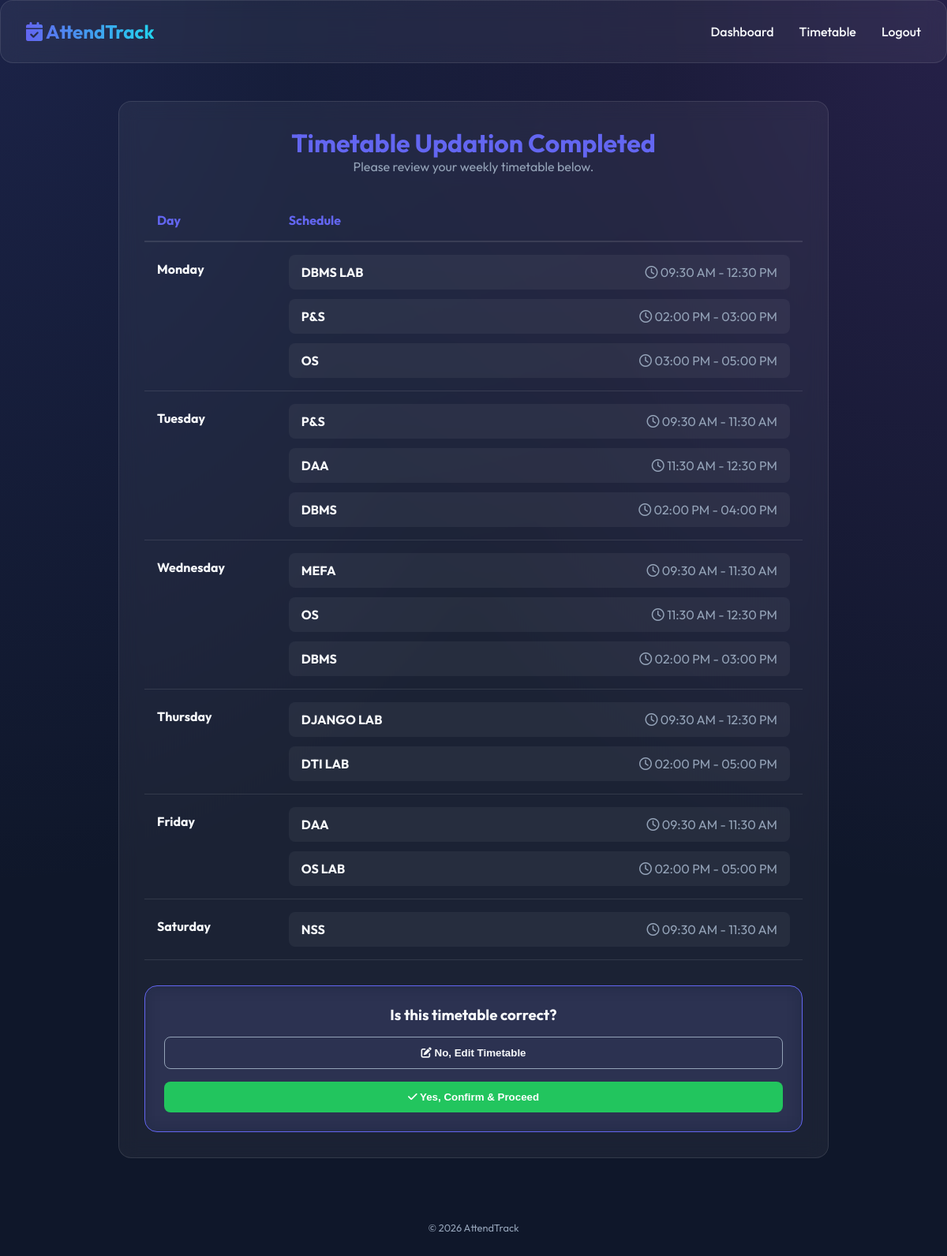
Screenshot of /timetable/summary/ (signed in) with the database file from the repository.
### attendance/models.py (models this page shows, shortened)
class Timetable(models.Model):
    DAYS = [
        ('Monday', 'Monday'),
        ('Tuesday', 'Tuesday'),
        ('Wednesday', 'Wednesday'),
        ('Thursday', 'Thursday'),
        ('Friday', 'Friday'),
        ('Saturday', 'Saturday'),
    ]
    student = models.ForeignKey(Student, on_delete=models.CASCADE, related_name='timetables')
    day = models.CharField(max_length=10, choices=DAYS)
    time_slot = models.CharField(max_length=50)
    subject = models.CharField(max_length=100)
    duration = models.PositiveIntegerField(default=1)  # 1 unit = 1 hour, 2 units = 2 hours

### attendance/views.py (the view, shortened to what this page needs)
# urls.py: path('timetable/summary/', views.timetable_summary, name='timetable_summary'),
@login_required
def timetable_summary(request):
    timetables = request.user.timetables.all()
    days_data = []
    for day in [d[0] for d in Timetable.DAYS]:
        day_entries = [t for t in timetables if t.day == day]
        day_entries = sort_by_time(day_entries)
        days_data.append({'day': day, 'entries': day_entries})
    return render(request, 'attendance/timetable_summary.html', {'days_data': days_data})

### attendance/views.py (called while the page is built)
def sort_by_time(entries):
    def get_start_time(entry):
        try:
            start_str = entry.time_slot.split(' - ')[0]
            return datetime.strptime(start_str.strip(), '%I:%M %p').time()
        except (ValueError, IndexError, AttributeError):
            from datetime import time
            return time(0, 0)
    return sorted(entries, key=get_start_time)

### templates/attendance/timetable_summary.html (shortened to what this page needs)
{% extends 'base.html' %}
{% block content %}
<div class="glass" style="padding: 2rem; max-width: 900px; margin: 0 auto;">
    <div style="text-align: center; margin-bottom: 2rem;">
        <h1 style="color: var(--primary);">Timetable Updation Completed</h1>
        <p style="color: var(--text-muted);">Please review your weekly timetable below.</p>
    </div>
    <div style="overflow-x: auto; margin-bottom: 2rem;">
        <table style="width: 100%; border-collapse: collapse; text-align: left;">
            <thead>
                <tr style="border-bottom: 2px solid var(--glass-border);">
                    <th style="padding: 1rem; color: var(--primary);">Day</th>
                    <th style="padding: 1rem; color: var(--primary);">Schedule</th>
                </tr>
            </thead>
            <tbody>
                {% for day_data in days_data %}
                <tr style="border-bottom: 1px solid var(--glass-border);">
                    <td style="padding: 1.5rem 1rem; vertical-align: top; font-weight: bold; width: 20%;">
                        {{ day_data.day }}
                    </td>
                    <td style="padding: 1rem;">
                        {% if day_data.entries %}
                            <div style="display: flex; flex-direction: column; gap: 0.75rem;">
                            {% for entry in day_data.entries %}
                                <div style="display: inline-flex; justify-content: space-between; background: rgba(255,255,255,0.05); padding: 0.75rem 1rem; border-radius: 8px;">
                                    <span style="font-weight: bold;">{{ entry.subject }}</span>
                                    <span style="color: var(--text-muted);"><i class="far fa-clock"></i> {{ entry.time_slot }}</span>
                                </div>
                            {% endfor %}
                            </div>
                        {% else %}
                            <span style="color: var(--text-muted); font-style: italic;">No classes</span>
                        {% endif %}
                    </td>
                </tr>
                {% endfor %}
            </tbody>
        </table>
    </div>
    <div class="glass" style="padding: 1.5rem; background: rgba(var(--primary-rgb), 0.1); border: 1px solid var(--primary); text-align: center;">
        <h3 style="margin-bottom: 1rem;">Is this timetable correct?</h3>
        <form method="POST" style="display: flex; gap: 1rem; justify-content: center;">
            <button type="submit" name="edit" value="1" class="btn" style="background: transparent; border: 1px solid var(--text-muted); color: var(--text);">
                <i class="fas fa-edit"></i> No, Edit Timetable
            </button>
            <button type="submit" name="confirm" value="1" class="btn" style="background: #22c55e; border-color: #22c55e;">
                <i class="fas fa-check"></i> Yes, Confirm & Proceed
            </button>
        </form>
    </div>
</div>
{% endblock %}

### static/css/style.css (style rules this page uses)
:root { --primary: #6366f1; --primary-dark: #4f46e5; --secondary: #a855f7; --accent: #22d3ee; --bg-dark: #0f172a; --card-bg: rgba(30, 41, 59, 0.7); --text-main: #f8fafc; --text-muted: #94a3b8; --border: rgba(255, 255, 255, 0.1); --glass-bg: rgba(255, 255, 255, 0.05); --glass-border: rgba(255, 255, 255, 0.1); }
* { margin: 0; padding: 0; box-sizing: border-box; }
body { font-family: 'Outfit', sans-serif; background-color: var(--bg-dark); background-image: radial-gradient(at 0% 0%, rgba(99, 102, 241, 0.15) 0px, transparent 50%), radial-gradient(at 100% 0%, rgba(168, 85, 247, 0.15) 0px, transparent 50%); color: var(--text-main); min-height: 100vh; display: flex; flex-direction: column; }
.glass { background: var(--glass-bg); backdrop-filter: blur(12px); -webkit-backdrop-filter: blur(12px); border: 1px solid var(--glass-border); border-radius: 16px; }
form { display: flex; flex-direction: column; gap: 1.25rem; }
.btn { background: linear-gradient(135deg, var(--primary), var(--secondary)); color: white; border: none; padding: 0.75rem; border-radius: 8px; font-weight: 600; cursor: pointer; transition: transform 0.2s, filter 0.3s; text-align: center; text-decoration: none; }

### templates/attendance/timetable_summary.html (style rules this page uses)
:root { --primary-rgb: 99, 102, 241; }

### rows the page displays
Timetable: subject "DBMS LAB", time_slot "09:30 AM - 12:30 PM"
Timetable: subject "P&S", time_slot "02:00 PM - 03:00 PM"
Timetable: subject "OS", time_slot "03:00 PM - 05:00 PM"
Timetable: subject "P&S", time_slot "09:30 AM - 11:30 AM"
Timetable: subject "DAA", time_slot "11:30 AM - 12:30 PM"
Timetable: subject "DBMS", time_slot "02:00 PM - 04:00 PM"
Timetable: subject "MEFA", time_slot "09:30 AM - 11:30 AM"
Timetable: subject "OS", time_slot "11:30 AM - 12:30 PM"
Timetable: subject "DBMS", time_slot "02:00 PM - 03:00 PM"
Timetable: subject "DJANGO LAB", time_slot "09:30 AM - 12:30 PM"
Timetable: subject "DTI LAB", time_slot "02:00 PM - 05:00 PM"
Timetable: subject "DAA", time_slot "09:30 AM - 11:30 AM"
Timetable: subject "OS LAB", time_slot "02:00 PM - 05:00 PM"
Timetable: subject "NSS", time_slot "09:30 AM - 11:30 AM"

### other values shown
{{ day_data.day }} "Monday" "Tuesday" "Wednesday" "Thursday" "Friday" "Saturday"
